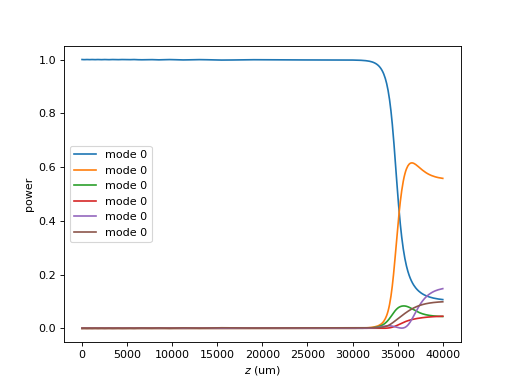

Generate this figure with Python:
import matplotlib.pyplot as plt
import numpy as np

u0 = [1,0,0,0,0,0] # launch field, LP01
# you can try loading "test" here as well
zs,us,uf = PLprop.propagate(u0)

PLprop.plot_mode_powers(zs,us)
plt.show()
